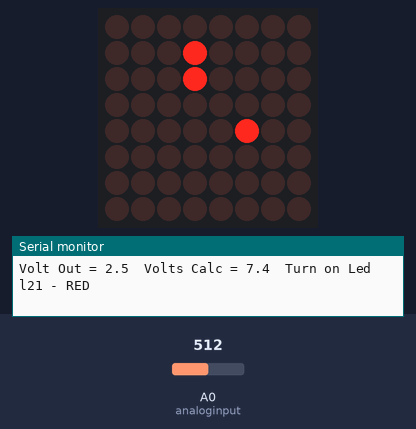
This sketch was run on a simulated Arduino Uno, built with avr-gcc and run on an emulated ATmega328P. On the bench: 8×8 LED matrix, the last lines printed to the serial monitor. The inputs (shaded band) are chosen by the test bench; at power-on: A0 (analoginput) = 512.

Above: at 9.2 s.
9.3 s: A0 (analoginput) set to 900
At 16.99 s:
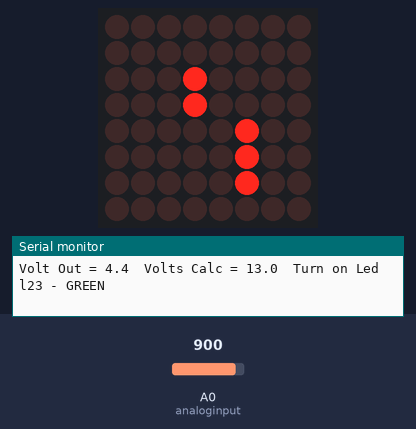
19.2 s: A0 (analoginput) set to 875
At 25.41 s:
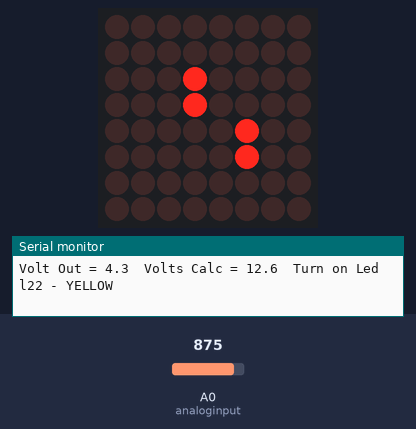
27.6 s: A0 (analoginput) set to 1023
At 34.14 s:
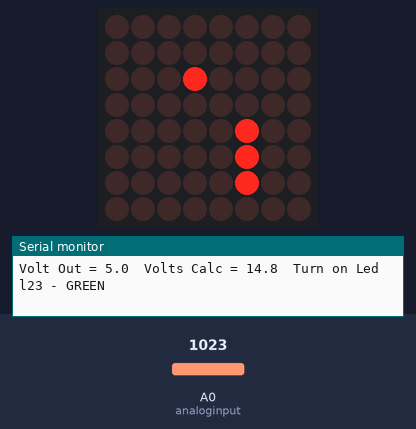
36.0 s: A0 (analoginput) set to 716
At 42.26 s:
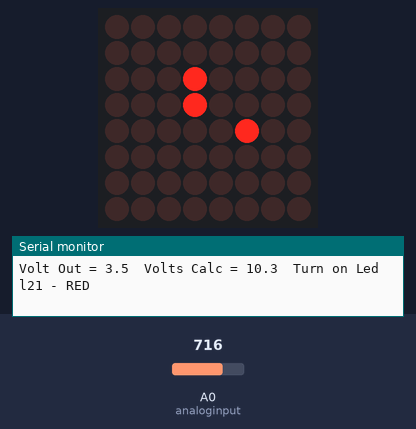

The sketch:

CBI_v008.ino
```cpp
// R-Series Charging Bay Indicators Demo
// with Optional Voltage Monitor & Display
// CCv3 SA BY - 2012 Michael Erwin
// An Extension to Teeces Logics
//
// Release History
// v008 - Added Single Test all LEDs, and if monitorVCC == false, it simulates battery condition OK
// v007 - Changed status indicator operation to reflect ESBmode
// v006 - Added ESBmode to charging SEQ
// v005 - Added Voltage Monitor
// v004 - Demo Sketch
//
//We always have to include the library
#include "LedControl.h"


/*
 Now we need a LedControl to work with.
 ***** These pin numbers will probably not work with your hardware *****
 pin 13 is connected to the DataIn
 pin 12 is connected to the CLK
 pin 11 is connected to LOAD
 We have only a single MAX72XX.
 */
LedControl lc=LedControl(13,12,11,1);

// you will need to adjust these variables for your configuration
boolean ESBmode = true;   // operates like charging scene on Dagobah otherwise operates line mode
boolean monitorVCC = true;// Set this to true to monitor voltage
boolean testLEDs = false; // Set to true to test every LED on initial startup

int analoginput = 0;       // Set this to which Analog Pin you use for the voltage in.

float greenVCC = 12.9;    // Green LED l21 on if above this voltage
float yellowVCC = 12.5;    // Yellow LED l22 on if above this voltage & below greenVCC... below turn on only RED l23


// For 15volts: R1=47k, R2=24k
// For 30volts: R1=47k, R2=9.4k

float R1 = 47000.0;     // >> resistance of R1 in ohms << the more accurate these values are
float R2 = 24000.0;     // >> resistance of R2 in ohms << the more accurate the measurement will be


float vout = 0.0;       // for voltage out measured analog input
int value = 0;          // used to hold the analog value coming out of the voltage divider
float vin = 0.0;        // voltage calulcated... since the divider allows for 15 volts


/* we always wait a bit between updates of the display */
unsigned long delaytime=300;


void setup() {
  Serial.begin(19200);                    // DEBUG CODE
  if (monitorVCC == true) { pinMode(analoginput, INPUT);}

  /*
   The MAX72XX is in power-saving mode on startup,
   we have to do a wakeup call
   */
  lc.shutdown(0,false);
  /* Set the brightness to a medium values */
  lc.setIntensity(0,8);
  /* and clear the display */
  lc.clearDisplay(0);
  if (testLEDs == true) {
    singleTest();
    delay(2000);
  }
  if (monitorVCC == false){
    l23on();
  }
}

/*
 This function will light up every Led on the matrix.
 The led will blink along with the row-number.
 row number 4 (index==3) will blink 4 times etc.
 */
void singleTest() {
  for(int row=0;row<4;row++) {
    for(int col=0;col<5;col++) {
      delay(delaytime);
      lc.setLed(0,row,col,true);
      delay(delaytime);
      for(int i=0;i<col;i++) {
        lc.setLed(0,row,col,false);
        delay(delaytime);
        lc.setLed(0,row,col,true);
        delay(delaytime);
      }
    }
  }
  l21on();
  delay(delaytime);
  l22on();
  delay(delaytime);
  l23on();
  delay(delaytime);
  l21off();
  l22off();
  l23off();
}

void l21on() // Voltage GREEN
{
lc.setLed(0,4,5,true);
}

void l22on()// Voltage Yellow
{
lc.setLed(0,5,5,true);
}

void l23on()// Voltage RED
{
lc.setLed(0,6,5,true);
}


void l21off() // Voltage Green
{
lc.setLed(0,4,5,false);
}

void l22off() // Voltage Yellow
{
lc.setLed(0,5,5,false);
}

void l23off() // Voltage Red
{
lc.setLed(0,6,5,false);
}


void heartSEQ() {
 // Step 0
  lc.setRow(0,0,B01110000);
  lc.setRow(0,1,B00100000);
  lc.setRow(0,2,B00100000);
  lc.setRow(0,3,B01110000);
  delay(1000);
  // Step 1
  lc.setRow(0,0,B01010000);
  lc.setRow(0,1,B11111000);
  lc.setRow(0,2,B01110000);
  lc.setRow(0,3,B00100000);
  delay(1000);
  // Step 1
  lc.setRow(0,0,B01010000);
  lc.setRow(0,1,B01010000);
  lc.setRow(0,2,B01010000);
  lc.setRow(0,3,B01110000);
  delay(1000);


}


/*
 This function in a fashon like ESB scene
i */
void chargingSEQ() {  // used when monitorVCC == false
 // Step 0
  lc.setRow(0,0,B11111000);
  lc.setRow(0,1,B11111000);
  lc.setRow(0,2,B11111000);
  lc.setRow(0,3,B00000000);
  l21on();
  delay(delaytime);
 // Step 1
  lc.setRow(0,1,B00000000);
  delay(delaytime);
 // Step 2
  lc.setRow(0,1,B11111000);
  lc.setRow(0,2,B00000000);
  lc.setRow(0,3,B11111000);
  l22on();
  delay(delaytime);
 // Step 3
  lc.setRow(0,0,B00000000);
  lc.setRow(0,1,B11111000);
  lc.setRow(0,2,B11111000);
  lc.setRow(0,3,B00000000);
  l23on();
  delay(delaytime);
// Step 4
  lc.setRow(0,0,B11111000);
  lc.setRow(0,1,B11111000);
  lc.setRow(0,2,B11111000);
  lc.setRow(0,3,B11111000);
  delay(300);
// Step 5
  lc.setRow(0,0,B11111000);
  lc.setRow(0,1,B00000000);
  lc.setRow(0,1,B00000000);
  lc.setRow(0,3,B00000000);
  delay(delaytime);
// Step 6
  lc.setRow(0,0,B00000000);
  lc.setRow(0,1,B11111000);
  lc.setRow(0,2,B00000000);
  lc.setRow(0,3,B00000000);
  l23off();
  delay(delaytime);
// Step 7
  lc.setRow(0,0,B11111000);
  lc.setRow(0,1,B11111000);
  lc.setRow(0,2,B00000000);
  lc.setRow(0,3,B00000000);
  l22off();
  delay(delaytime);
  // Step 8
  lc.setRow(0,0,B00000000);
  lc.setRow(0,1,B11111000);
  lc.setRow(0,2,B00000000);
  lc.setRow(0,3,B11111000);
  l21off();
  delay(delaytime);
  // Step 9
  lc.setRow(0,0,B00000000);
  lc.setRow(0,1,B11111000);
  lc.setRow(0,2,B11111000);
  lc.setRow(0,3,B11111000);
  delay(delaytime);
}


void operatingSEQ() {          // used when monitorVCC == true
 // Step 0
  lc.setRow(0,0,B11111000);
  lc.setRow(0,1,B11111000);
  lc.setRow(0,2,B11111000);
  lc.setRow(0,3,B00000000);
  delay(delaytime);
 // Step 1
  lc.setRow(0,1,B00000000);
  delay(delaytime);
 // Step 2
  lc.setRow(0,1,B11111000);
  lc.setRow(0,2,B00000000);
  lc.setRow(0,3,B11111000);
  delay(delaytime);
 // Step 3
  lc.setRow(0,0,B00000000);
  lc.setRow(0,1,B11111000);
  lc.setRow(0,2,B11111000);
  lc.setRow(0,3,B00000000);
  delay(delaytime);
// Step 4
  lc.setRow(0,0,B11111000);
  lc.setRow(0,1,B11111000);
  lc.setRow(0,2,B11111000);
  lc.setRow(0,3,B11111000);
  delay(300);
// Step 5
  lc.setRow(0,0,B11111000);
  lc.setRow(0,1,B00000000);
  lc.setRow(0,1,B00000000);
  lc.setRow(0,3,B00000000);
  delay(delaytime);
// Step 6
  lc.setRow(0,0,B00000000);
  lc.setRow(0,1,B11111000);
  lc.setRow(0,2,B00000000);
  lc.setRow(0,3,B00000000);
  delay(delaytime);
// Step 7
  lc.setRow(0,0,B11111000);
  lc.setRow(0,1,B11111000);
  lc.setRow(0,2,B00000000);
  lc.setRow(0,3,B00000000);
  delay(delaytime);
  // Step 8
  lc.setRow(0,0,B00000000);
  lc.setRow(0,1,B11111000);
  lc.setRow(0,2,B00000000);
  lc.setRow(0,3,B11111000);
  delay(delaytime);
  // Step 9
  lc.setRow(0,0,B00000000);
  lc.setRow(0,1,B11111000);
  lc.setRow(0,2,B11111000);
  lc.setRow(0,3,B11111000);
  delay(delaytime);
}

void blankCBI() {          // used when monitorVCC == true
 // Step 0
  lc.setRow(0,0,B00000000);
  lc.setRow(0,1,B00000000);
  lc.setRow(0,2,B00000000);
  lc.setRow(0,3,B00000000);
}


void ESBoperatingSEQ() {          // used when ESBmode == true
 // Step 0
  lc.setRow(0,0,B00000000);
  lc.setRow(0,1,B00000000);
  lc.setRow(0,2,B00010000);
  lc.setRow(0,3,B00010000);
  delay(delaytime);

 // Step 1
  lc.setRow(0,0,B00000000);
  lc.setRow(0,1,B00000000);
  lc.setRow(0,2,B00010000);
  lc.setRow(0,3,B00000000);
  l21on();
  delay(delaytime);

 // Step 2
  lc.setRow(0,0,B00000000);
  lc.setRow(0,1,B00010000);
  lc.setRow(0,2,B00010000);
  lc.setRow(0,3,B00000000);
  delay(delaytime);

  // Step 3
  lc.setRow(0,0,B10000000);
  lc.setRow(0,1,B00010000);
  lc.setRow(0,2,B00010000);
  lc.setRow(0,3,B11000000);
  l21off();
  delay(delaytime);

 // Step 4
  lc.setRow(0,0,B00010000);
  lc.setRow(0,1,B00010000);
  lc.setRow(0,2,B00010000);
  lc.setRow(0,3,B11000000);
  delay(delaytime);

 // Step 5
  lc.setRow(0,0,B00010000);
  lc.setRow(0,1,B00010000);
  lc.setRow(0,2,B00010000);
  lc.setRow(0,3,B01000000);
  l21on();
  delay(delaytime);

  // Step 6
  lc.setRow(0,0,B00010000);
  lc.setRow(0,1,B00010000);
  lc.setRow(0,2,B00010000);
  lc.setRow(0,3,B00000000);
  delay(delaytime);

 // Step 7
  lc.setRow(0,0,B00010000);
  lc.setRow(0,1,B00000000);
  lc.setRow(0,2,B00010000);
  lc.setRow(0,3,B00010000);
  l21off();
  delay(delaytime);

 // Step 8
  lc.setRow(0,0,B00010000);
  lc.setRow(0,1,B00110000);
  lc.setRow(0,2,B00000000);
  lc.setRow(0,3,B00110000);
  delay(delaytime);

 // Step 9
  lc.setRow(0,0,B00000000);
  lc.setRow(0,1,B00010000);
  lc.setRow(0,2,B00000000);
  lc.setRow(0,3,B00000000);
  delay(delaytime);

 // Step 10
  lc.setRow(0,0,B00000000);
  lc.setRow(0,1,B00000000);
  lc.setRow(0,2,B00010000);
  lc.setRow(0,3,B00000000);
  l22on();
  l21on();
  delay(delaytime);

 // Step 11
  lc.setRow(0,0,B00000000);
  lc.setRow(0,1,B00010000);
  lc.setRow(0,2,B00010000);
  lc.setRow(0,3,B00000000);
  delay(delaytime);

 // Step 12
  lc.setRow(0,0,B00000000);
  lc.setRow(0,1,B00010000);
  lc.setRow(0,2,B00000000);
  lc.setRow(0,3,B00010000);
  l22off();
  l21off();
  delay(delaytime);

 // Step 13
  lc.setRow(0,0,B10000000);
  lc.setRow(0,1,B00010000);
  lc.setRow(0,2,B00010000);
  lc.setRow(0,3,B10110000);
  delay(delaytime);

 // Step 14
  lc.setRow(0,0,B10000000);
  lc.setRow(0,1,B01010000);
  lc.setRow(0,2,B00010000);
  lc.setRow(0,3,B10100000);
  l21on();
  delay(delaytime);

 // Step 15
  lc.setRow(0,0,B10000000);
  lc.setRow(0,1,B01010000);
  lc.setRow(0,2,B00010000);
  lc.setRow(0,3,B10000000);
  delay(delaytime);

 // Step 16
  lc.setRow(0,0,B10000000);
  lc.setRow(0,1,B00100000);
  lc.setRow(0,2,B00010000);
  lc.setRow(0,3,B11000000);
  l21off();
  delay(delaytime);

 // Step 17
  lc.setRow(0,0,B10000000);
  lc.setRow(0,1,B00010000);
  lc.setRow(0,2,B00010000);
  lc.setRow(0,3,B11000000);
  delay(delaytime);

 // Step 18
  lc.setRow(0,0,B00000000);
  lc.setRow(0,1,B00010000);
  lc.setRow(0,2,B00000000);
  lc.setRow(0,3,B00000000);
  l21on();
  delay(delaytime);

 // Step 19
  lc.setRow(0,0,B10000000);
  lc.setRow(0,1,B00010000);
  lc.setRow(0,2,B00010000);
  lc.setRow(0,3,B01100000);
  delay(delaytime);

 // Step 20
  lc.setRow(0,0,B10000000);
  lc.setRow(0,1,B10000000);
  lc.setRow(0,2,B01010000);
  lc.setRow(0,3,B00000000);
  l21off();
  delay(delaytime);

 // Step 21
  lc.setRow(0,0,B00000000);
  lc.setRow(0,1,B00100000);
  lc.setRow(0,2,B01011000);
  lc.setRow(0,3,B01000000);
  delay(delaytime);

 // Step 22
  lc.setRow(0,0,B00000000);
  lc.setRow(0,1,B00011000);
  lc.setRow(0,2,B01011000);
  lc.setRow(0,3,B01000000);
  l21on();
  delay(delaytime);

 // Step 25
  lc.setRow(0,0,B00000000);
  lc.setRow(0,1,B00010000);
  lc.setRow(0,2,B01011000);
  lc.setRow(0,3,B01000000);
  delay(delaytime);

 // Step 26
  lc.setRow(0,0,B10001000);
  lc.setRow(0,1,B00100000);
  lc.setRow(0,2,B01001000);
  lc.setRow(0,3,B01000000);
  l21off();
  delay(delaytime);

 // Step 27
  lc.setRow(0,0,B00000000);
  lc.setRow(0,1,B00000000);
  lc.setRow(0,2,B00001000);
  lc.setRow(0,3,B00000000);
  delay(delaytime);

 // Step 28
  lc.setRow(0,0,B00000000);
  lc.setRow(0,1,B00010000);
  lc.setRow(0,2,B01001000);
  lc.setRow(0,3,B01000000);
  l21on();
  delay(delaytime);

 // Step 29
  lc.setRow(0,0,B00000000);
  lc.setRow(0,1,B00010000);
  lc.setRow(0,2,B01001000);
  lc.setRow(0,3,B01000000);
  delay(delaytime);

}

void allON(){
// Step 4
  lc.setRow(0,0,B11111000);
  lc.setRow(0,1,B11111000);
  lc.setRow(0,2,B11111000);
  lc.setRow(0,3,B11111000);
  delay(300);

}


void getVCC(){
 value = analogRead(analoginput);// this must be between 0.0 and 5.0 - otherwise you'll let the blue smoke out of your ar
 vout= (value * 5.0)/1024.0;  //voltage coming out of the voltage divider
 vin = vout / (R2/(R1+R2));  //voltage to display

 Serial.print("Volt Out = ");                                  // DEBUG CODE
 Serial.print(vout, 1);   //Print float "vin" with 1 decimal   // DEBUG CODE


 Serial.print("\tVolts Calc = ");                             // DEBUG CODE
 Serial.print(vin, 1);   //Print float "vin" with 1 decimal   // DEBUG CODE

 if (vin >= greenVCC) {
   l21on();
   l22on();
   l23on();
   Serial.println("\tTurn on Led l23 - GREEN");              // DEBUG CODE
 } else if (vin >= yellowVCC) {
     l21on();
     l22on();
     l23off();
     Serial.println("\tTurn on Led l22 - YELLOW");           // DEBUG CODE
 } else {              // voltage is below yellowVCC value, so turn on l23.
     l21on();
     l22off();
     l23off();
     Serial.println("\tTurn on Led l21 - RED");              // DEBUG CODE

 }
}


void loop() {
 if (monitorVCC == true){
   getVCC();          // Get Battery Status via the voltage divider circuit & display status
 }
 if (ESBmode==false) {operatingSEQ(); lc.clearDisplay(0);}
   else {ESBoperatingSEQ();}
   // blankCBI();
 }
```

Measured:
- the behaviour switches between 894 and 893 on A0 (analoginput) (found by bisection; images 1 and 2)
- after the input at 9.3 s, the display: first differs from a run without the input after 7.5 s (image 1)
- after the input at 19.2 s, the display: first differs from a run without the input after 6.1 s (image 2)
- after the input at 27.6 s, the display: first differs from a run without the input after 6.1 s (image 3 shows a later state)
- after the input at 36.0 s, the display: first differs from a run without the input after 6.1 s (image 4)
